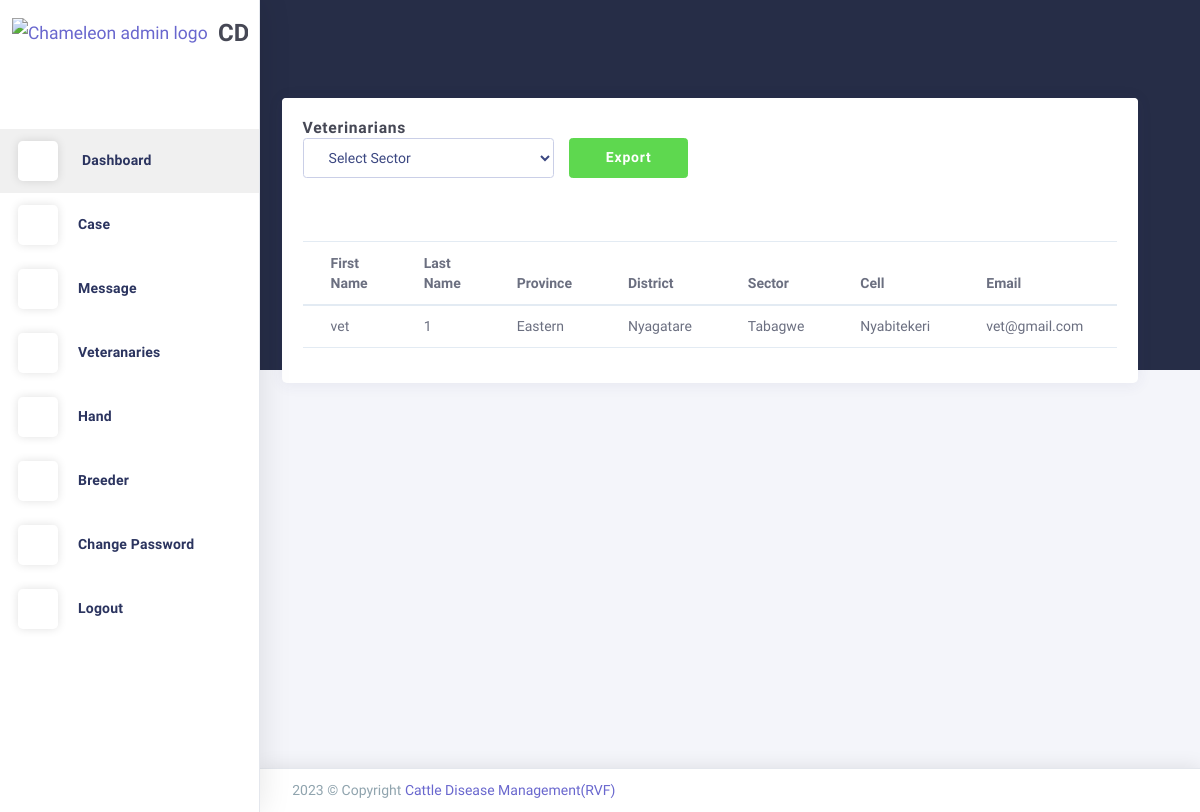
The app's page /Vet/, older data.
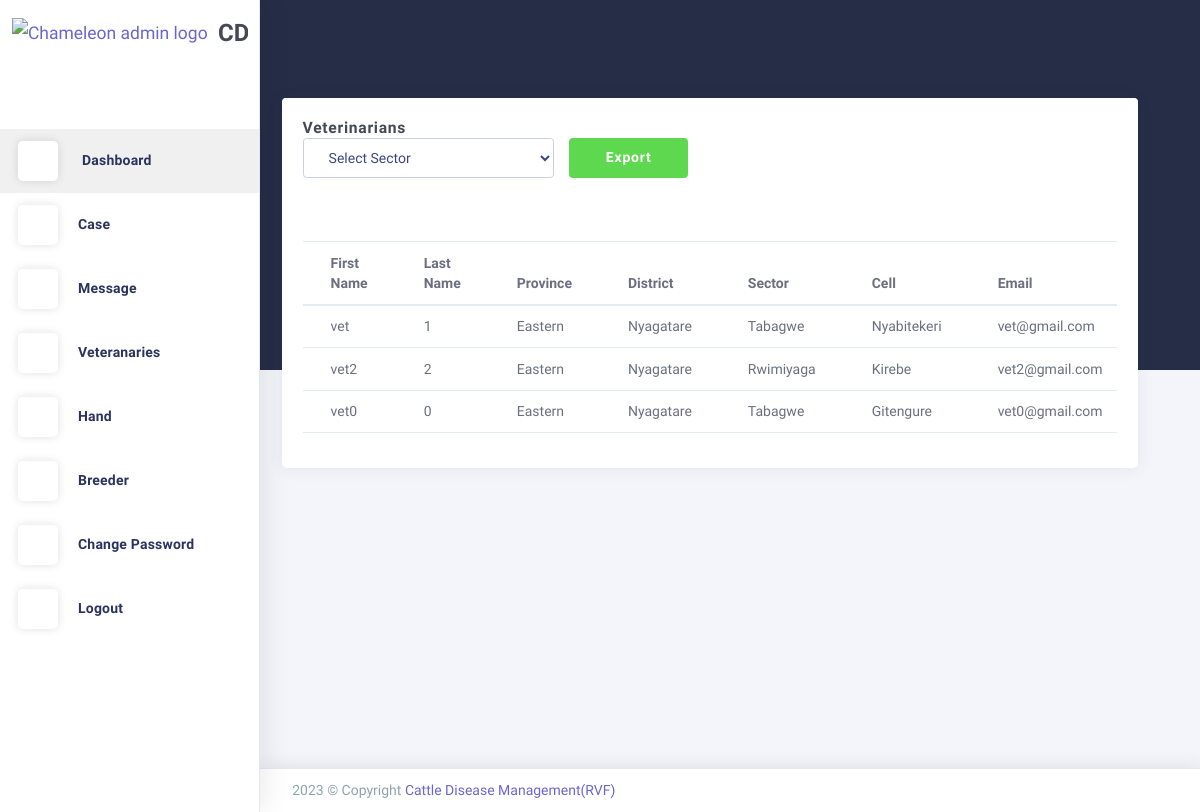
The same page, newer data.
### users/models.py (models this page shows, shortened)
class User(AbstractBaseUser, PermissionsMixin):
    FirstName=models.CharField(max_length=255,  null=True, blank=True)
    LastName=models.CharField(max_length=255,  null=True, blank=True)
    District=models.CharField(max_length=255,  null=True, blank=True)
    Sector=models.CharField(max_length=255,  null=True, blank=True)
    Cell=models.CharField(max_length=255,  null=True, blank=True)
    Province=models.CharField(max_length=255,  null=True, blank=True)
    email = models.EmailField(max_length=255, unique=True)
    phone = models.CharField(max_length=255, unique=True, null=True, blank=True)
    typee = models.CharField(max_length=255, null=True, blank=True)
    active = models.BooleanField(default=True)
    staff = models.BooleanField(default=False)
    admin = models.BooleanField(default=False)
    objects = UserManager()
    USERNAME_FIELD = 'email'
    REQUIRED_FIELDS = []

### users/views.py (the view)
# urls.py: path('Vet/',Vet,name='Vet'),
def Vet(request):
    Vete=User.objects.filter(typee='Vet')
    sec=User.objects.values('Sector').distinct()
    print(sec)
    return render(request, 'Vetenary.html',{'Vete':Vete,'sec':sec})

### users/templates/Vetenary.html (shortened to what this page needs)
{% extends 'base.html'%}
{% load static %}
{% block content%}
<div class="app-content content" style="margin-left:-40px;">
    <div class="content-wrapper">
      <div class="content-header row">
        <div class="content-header-left col-md-4 col-12 mb-2">
        </div>
      </div>
      <div class="content-body">
        <div class="row">
           <div class="col-12">
              <div class="card">
                  <div class="card-header">
                      <h4 class="card-title">Veterinarians</h4>
                      <form enctype="multipart/form-data" action="{% url 'exportVet' %}" method='POST'>
                        <div class="row">
                          <fieldset class="form-group col-lg-4">
                            <select class="form-control" id="basicSelect" name="vet">
                              <option value="">Select Sector</option>
                            </select>
                          </fieldset>
                          <div class="form-group">
                            <button type="submit" class="btn btn-success btn-min-width mr-1 col-lg-4" >Export</button>
                          </div>
                        </div>
                      </form>
                      <div class="heading-elements">
                          <ul class="list-inline mb-0">
                              <li><a data-action="collapse"><i class="ft-minus"></i></a></li>
                              <li><a data-action="expand"><i class="ft-maximize"></i></a></li>
                              <li><a data-action="close"><i class="ft-x"></i></a></li>
                          </ul>
                      </div>
                  </div>
          <div class="card-content collapse show">
              <div class="card-body">
                  <div class="table-responsive">
                      <table class="table">
                          <thead>
                              <tr>
                                  <th>First Name</th>
                                  <th>Last Name</th>
                                  <th>Province</th>
                                  <th>District</th>
                                  <th>Sector</th>
                                  <th>Cell</th>
                                  <th>Email</th>
                                  <th>PhoneNumber</th>
                              </tr>
                          </thead>
                          <tbody>
                            {% for vet in Vete %}
                              <tr>
                                  <td>{{vet.FirstName}}</td>
                                  <td>{{vet.LastName}}</td>
                                  <td>{{vet.Province}}</td>
                                  <td>{{vet.District}}</td>
                                  <td>{{vet.Sector}}</td>
                                  <td>{{vet.Cell}}</td>
                                  <td>{{vet.email}}</td>
                                  <td>{{vet.phone}}</td>
                              </tr>
                              {% endfor %}
                          </tbody>
                      </table>
                  </div>
              </div>
          </div>
      </div>
  </div>
</div>
      </div>
    </div>
  </div>
{% endblock content%}

### users/templates/base.html (shortened to what this page needs)
<!DOCTYPE html>
<html class="loading" lang="en" data-textdirection="ltr">
  <head>
    {% load static %}
    <link href="https://maxcdn.icons8.com/fonts/line-awesome/1.1/css/line-awesome.min.css" rel="stylesheet">
    <link rel="stylesheet" type="text/css" href="{% static "theme-assets/css/vendors.css" %}">
    <link rel="stylesheet" type="text/css" href="{% static "theme-assets/vendors/css/charts/chartist.css" %}">
    <link rel="stylesheet" type="text/css" href="{% static "theme-assets/css/app-lite.css" %}">
    <link rel="stylesheet" type="text/css" href="{% static "theme-assets/css/core/menu/menu-types/vertical-menu.css" %}">
    <link rel="stylesheet" type="text/css" href="{% static "theme-assets/css/core/colors/palette-gradient.css" %}">
    <link rel="stylesheet" type="text/css" href="{% static "theme-assets/css/pages/dashboard-ecommerce.css" %}">
  </head>
  <body class="vertical-layout vertical-menu 2-columns   menu-expanded fixed-navbar" data-open="click" data-menu="vertical-menu" data-color="bg-chartbg" data-col="2-columns">
    <nav class="header-navbar navbar-expand-md navbar navbar-with-menu navbar-without-dd-arrow fixed-top navbar-semi-light">
      <div class="navbar-wrapper">
        <div class="navbar-container content">
        </div>
      </div>
    </nav>
    <div class="main-menu menu-fixed menu-light menu-accordion    menu-shadow " data-scroll-to-active="true" data-img="{% static "theme-assets/images/backgrounds/02.jpg" %}">
      <div class="navbar-header">
        <ul class="nav navbar-nav flex-row">
          <li class="nav-item mr-auto"><a class="navbar-brand" href=""><img class="brand-logo" alt="Chameleon admin logo" src="{% static "theme-assets/images/logo/Logo.png" %}"/>
              <h3 class="brand-text" style="font-size: x-large;">CDM(RVF)</h3></a></li>
        </ul>
      </div>
      <div class="main-menu-content">
        <ul class="navigation navigation-main" id="main-menu-navigation" data-menu="menu-navigation">
          <li><a href=""></a>
          </li>
            <li class="active"><a href="{% url 'Dashboard' %}"><i class="ft-home"></i><span class="menu-title" data-i18n="">Dashboard</span></a>
            </li>
            <li class=" nav-item"><a href="{% url 'Cases' %}"><i class="ft-pie-chart"></i><span class="menu-title" data-i18n="">Case</span></a>
            </li>
            {% if request.user.typee != "Admin" %}
            <li class=" nav-item"><a href="{% url 'Messages' %}"><i class="ft-pie-chart"></i><span class="menu-title" data-i18n="">Message</span></a>
            </li>
            {%endif%}
            <li class=" nav-item"><a href="{% url 'Vet' %}"><i class="ft-droplet"></i><span class="menu-title" data-i18n="">Veteranaries</span></a>
            </li>
            {% if request.user.typee != "Hand" %}
            <li class=" nav-item"><a href="{% url 'Hand' %}"><i class="ft-box"></i><span class="menu-title" data-i18n="">Hand</span></a>
            </li>
            {%endif%}
            <li class=" nav-item"><a href="{% url 'Breeder' %}"><i class="ft-layers"></i><span class="menu-title" data-i18n="">Breeder</span></a>
            </li>
            <li class=" nav-item"><a href="{% url 'changeuserpassword' request.user.id %}"><i class="ft-box"></i><span class="menu-title" data-i18n="">Change Password</span></a>
            </li>
            <li class=" nav-item"><a href="{% url 'logout' %}"><i class="ft-bold"></i><span class="menu-title" data-i18n="">Logout</span></a>
            </li>
          </ul>
      </div>
      <div class="navigation-background"></div>
    </div>
    <div class="app-content content">
      <div class="content-wrapper">
        <div class="content-body">
    {% block content %}
                    {% endblock content %}
        </div>
      </div>
    </div>
    <footer class="footer footer-static footer-light navbar-border navbar-shadow">
      <div class="clearfix blue-grey lighten-2 text-sm-center mb-0 px-2"><span class="float-md-left d-block d-md-inline-block">2023  &copy; Copyright <a class="text-bold-800 grey darken-2" href="" target="_blank">Cattle Disease Management(RVF)</a></span>
      </div>
    </footer>
  </body>
</html>

### Cattlecare/static/theme-assets/css/core/menu/menu-types/vertical-menu.css (style rules this page uses)
body.vertical-layout.vertical-menu.menu-expanded .navbar-header { z-index: 999; float: left; width: 260px; }
body.vertical-layout.vertical-menu.menu-expanded .navbar .navbar-container { margin-left: 260px; }
body.vertical-layout.vertical-menu.menu-expanded .main-menu { width: 260px; -webkit-transition: 300ms ease all; -moz-transition: 300ms ease all; -o-transition: 300ms ease all; transition: 300ms ease all; -webkit-backface-visibility: hidden; -moz-backface-visibility: hidden; backface-visibility: hidden; }
body.vertical-layout.vertical-menu.menu-expanded .main-menu .navigation > li > a > i:before { font-size: 1.5rem; }
body.vertical-layout.vertical-menu.menu-expanded .main-menu .navigation > li > a > span { -webkit-transition: -webkit-transform .3s ease; -moz-transition: transform .3s ease, -moz-transform .3s ease; -o-transition: -o-transform .3s ease; transition: -webkit-transform .3s ease; transition: transform .3s ease; transition: transform .3s ease, -webkit-transform .3s ease, -moz-transform .3s ease, -o-transform .3s ease; }
body.vertical-layout.vertical-menu.menu-expanded .main-menu.menu-light .navigation > li > a > i { line-height: 40px; display: inline-block; width: 40px; height: 40px; margin-right: 20px; text-align: center; vertical-align: middle; border-radius: 12%; background: #fff; -webkit-box-shadow: 0 0 10px rgba(0, 0, 0, .12); box-shadow: 0 0 10px rgba(0, 0, 0, .12); }
body.vertical-layout.vertical-menu.menu-expanded .content, body.vertical-layout.vertical-menu.menu-expanded .footer { margin-left: 260px; }

### Cattlecare/static/theme-assets/css/pages/dashboard-ecommerce.css (style rules this page uses)
.content .content-wrapper { padding-top: 0 !important; }

Row changes from the older to the newer data that the page shows:
added User: FirstName "vet2", LastName "2", Province "Eastern", District "Nyagatare", Sector "Rwimiyaga", Cell "Kirebe", email "vet2@gmail.com"
added User: FirstName "vet0", LastName "0", Province "Eastern", District "Nyagatare", Sector "Tabagwe", Cell "Gitengure", email "vet0@gmail.com"
